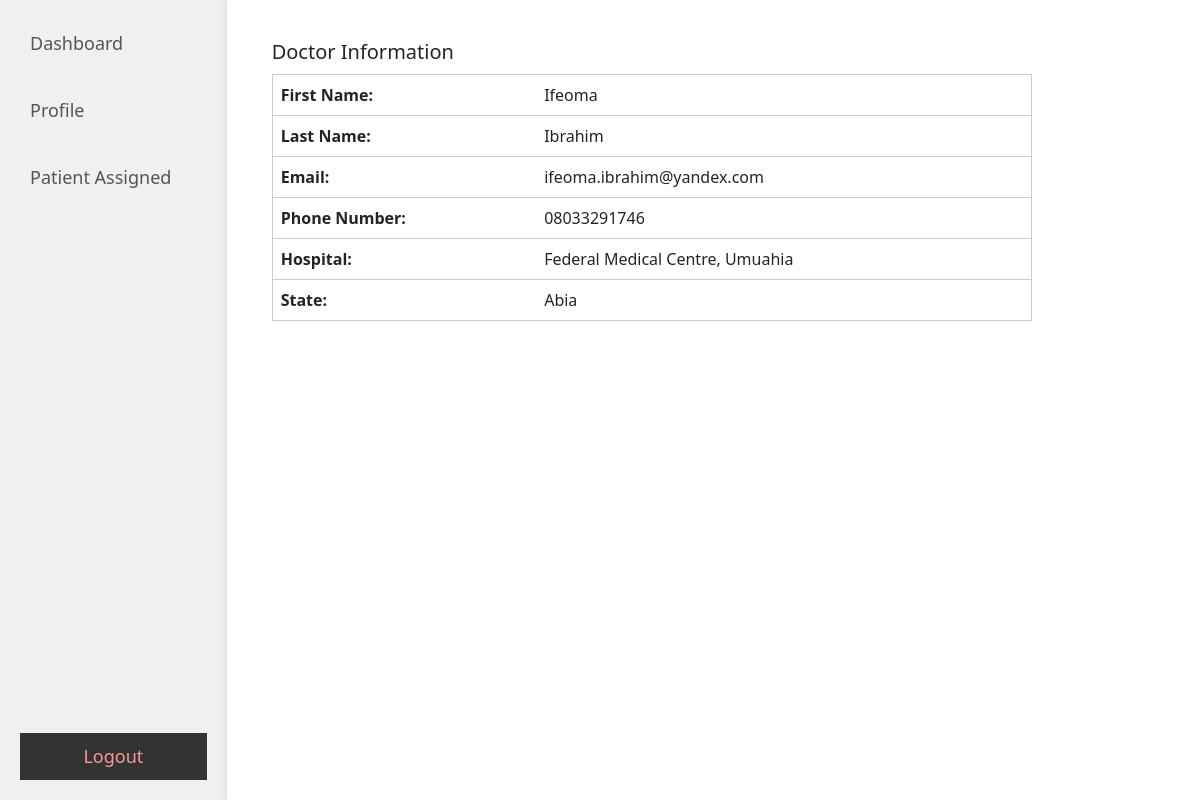
The app's page /doctor_profile (signed in) with its own data.
### tables this page shows
CREATE TABLE doctor (
        id INTEGER PRIMARY KEY AUTOINCREMENT,
        firstname TEXT,
        lastname TEXT,
        email TEXT,
        password TEXT,
        phone TEXT,
        hospital TEXT,
        state TEXT
    , username varchar(500), doctor_id INT);

### app.py (the view)
@app.route('/doctor_profile')
def doctor_profile():
    username = session.get('username')
    doctor_data = get_doctor_data(username)
    return render_template('doctor_profile.html', doctor_data=doctor_data)

### app.py (called while the page is built)
def get_db_connection():
    conn = sqlite3.connect('database.db')
    conn.row_factory = sqlite3.Row
    return conn

def get_doctor_data(username):
    conn = get_db_connection()
    cur = conn.cursor()
    cur.execute('SELECT * FROM doctor WHERE username = ?',  (username,))
    doctor_data = cur.fetchone()
    conn.close()
    return doctor_data

### templates/doctor_profile.html (shortened to what this page needs)
<!DOCTYPE html>
<html>
  <head>
    <link
      rel="stylesheet"
      type="text/css"
      href="{{ url_for('static', filename='css/user_dashboard.css') }}"
    />
    <link
      rel="stylesheet"
      type="text/css"
      href="{{ url_for('static', filename='css/user_profile.css') }}"
    />
    <link
      href="https://cdn.jsdelivr.net/npm/bootstrap@5.2.3/dist/css/bootstrap.min.css"
      rel="stylesheet"
    />
  </head>
  <body>
    <div class="dashboard-container">
      <div class="dashboard-content">
        <div class="dashboard-links">
          <ul>
            <li><a href="{{ url_for('doctor_dashboard') }}">Dashboard</a></li>
            <li><a href="{{ url_for('doctor_profile') }}">Profile</a></li>
            <li><a href="{{ url_for('patient_assign') }}">Patient Assigned</a></li>
          </ul>
          <button>
            <a href="{{ url_for('logout') }}" class="logout">Logout</a>
          </button>
        </div>
      </div>
      <div class="profile-container">
        <div class="profile-info">
          <h2>Doctor Information</h2>
          <table class=" table ">
            <tr>
              <td><strong>First Name:</strong></td>
              <td>{{ doctor_data.firstname }}</td>
            </tr>
            <tr>
              <td><strong>Last Name:</strong></td>
              <td>{{ doctor_data.lastname }}</td>
            </tr>
            <tr>
              <td><strong>Email:</strong></td>
              <td>{{ doctor_data.email }}</td>
            </tr>
            <tr>
              <td><strong>Phone Number:</strong></td>
              <td>{{ doctor_data.phone }}</td>
            </tr>
            <tr>
              <td><strong>Hospital:</strong></td>
              <td>{{ doctor_data.hospital }}</td>
            </tr>
            <tr>
              <td><strong>State:</strong></td>
              <td>{{ doctor_data.state }}</td>
            </tr>
          </table>
        </div>
      </div>
    </div>
  </body>
</html>

### static/css/user_dashboard.css (style rules this page uses)
html, body { background-color: cyan; margin: 0; padding: 0; }
.dashboard-container { display: flex; width: 100%; min-height: 100vh; }
.dashboard-content { flex: 1; order: 1; background-color: #f0f0f0; padding: 20px; box-shadow: 0 0 10px rgba(0, 0, 0, 0.1); max-height: 100vh; overflow-y: auto; scrollbar-width: none; }
.dashboard-links { display: flex; flex-direction: column; height: 100%; justify-content: space-between; }
.dashboard-links ul { list-style-type: none; padding: 0; }
.dashboard-links ul li { margin-bottom: 20px; }
.dashboard-links ul a { text-decoration: none; font-size: 18px; color: #555; display: block; padding: 10px 10px; width: max-content; border-radius: 5px; transition: 0.3s all ease-in-out; }
button { background-color: #333333; text-align: center; border: none; padding: 10px; cursor: pointer; margin-bottom: 80px; }
button a { text-decoration: none; font-size: 18px; color: rgb(247, 152, 152); }

### static/css/user_profile.css (style rules this page uses)
body { font-family: Arial, sans-serif; }
.profile-container { flex: 5; order: 2; text-align: justify; padding: 20px; background-color: #fff; box-shadow: 0 0 10px rgba(0, 0, 0, 0.1); max-height: 100vh; overflow-y: auto; }
.profile-info { padding: 20px; border-radius: 5px; margin-left: 5px; max-width: 800px; }
.profile-info h2 { font-size: 20px; margin-bottom: 10px; }
.profile-info table { border: 1px solid #ccc; }

### records on screen
doctor: firstname "Ifeoma", lastname "Ibrahim", email "ifeoma.ibrahim@yandex.com", phone "08033291746", hospital "Federal Medical Centre, Umuahia", state "Abia"
